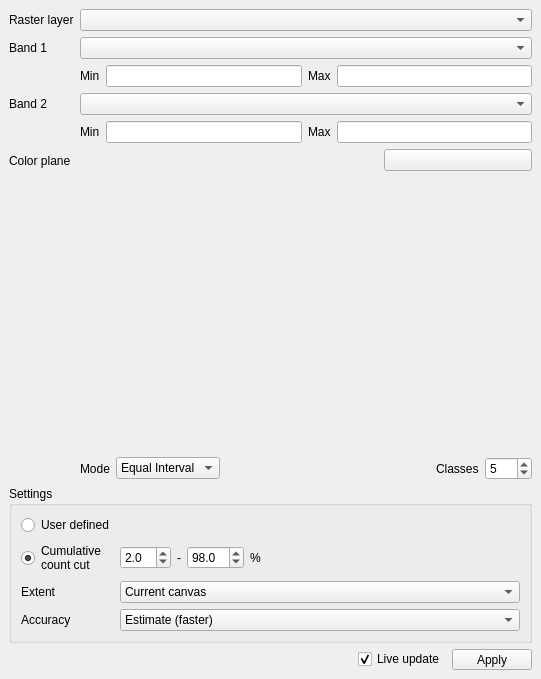
<?xml version="1.0" encoding="UTF-8"?>
<ui version="4.0">
 <class>MainWindow</class>
 <widget class="QMainWindow" name="MainWindow">
  <property name="geometry">
   <rect>
    <x>0</x>
    <y>0</y>
    <width>541</width>
    <height>661</height>
   </rect>
  </property>
  <property name="windowTitle">
   <string>Bivariate Color Raster Rendering</string>
  </property>
  <widget class="QWidget" name="centralwidget">
   <layout class="QVBoxLayout" name="verticalLayout" stretch="0,0,0,0">
    <item>
     <layout class="QFormLayout" name="formLayout">
      <item row="0" column="0">
       <widget class="QLabel" name="label_4">
        <property name="sizePolicy">
         <sizepolicy hsizetype="Fixed" vsizetype="Preferred">
          <horstretch>0</horstretch>
          <verstretch>0</verstretch>
         </sizepolicy>
        </property>
        <property name="text">
         <string>Raster layer</string>
        </property>
       </widget>
      </item>
      <item row="0" column="1">
       <widget class="QgsMapLayerComboBox" name="mLayer">
        <property name="currentIndex">
         <number>-1</number>
        </property>
        <property name="allowEmptyLayer">
         <bool>true</bool>
        </property>
       </widget>
      </item>
      <item row="1" column="0">
       <widget class="QLabel" name="label">
        <property name="text">
         <string>Band 1</string>
        </property>
       </widget>
      </item>
      <item row="1" column="1">
       <widget class="QgsRasterBandComboBox" name="mBand1"/>
      </item>
      <item row="3" column="0">
       <widget class="QLabel" name="label_2">
        <property name="text">
         <string>Band 2</string>
        </property>
       </widget>
      </item>
      <item row="3" column="1">
       <widget class="QgsRasterBandComboBox" name="mBand2"/>
      </item>
      <item row="5" column="0">
       <widget class="QLabel" name="label_3">
        <property name="text">
         <string>Color plane</string>
        </property>
       </widget>
      </item>
      <item row="5" column="1">
       <layout class="QGridLayout" name="gridLayout">
        <property name="spacing">
         <number>0</number>
        </property>
        <item row="0" column="2">
         <widget class="QgsColorButton" name="mColor2">
          <property name="maximumSize">
           <size>
            <width>24</width>
            <height>24</height>
           </size>
          </property>
          <property name="autoRaise">
           <bool>true</bool>
          </property>
          <property name="color">
           <color>
            <red>131</red>
            <green>0</green>
            <blue>80</blue>
           </color>
          </property>
          <property name="showMenu">
           <bool>false</bool>
          </property>
         </widget>
        </item>
        <item row="0" column="0">
         <widget class="QgsColorButton" name="mColor1">
          <property name="maximumSize">
           <size>
            <width>24</width>
            <height>24</height>
           </size>
          </property>
          <property name="autoRaise">
           <bool>true</bool>
          </property>
          <property name="color">
           <color>
            <red>1</red>
            <green>152</green>
            <blue>235</blue>
           </color>
          </property>
          <property name="showMenu">
           <bool>false</bool>
          </property>
         </widget>
        </item>
        <item row="2" column="1">
         <widget class="ColorPlanePlotWidget" name="mPlot" native="true">
          <property name="minimumSize">
           <size>
            <width>256</width>
            <height>256</height>
           </size>
          </property>
          <property name="maximumSize">
           <size>
            <width>16777215</width>
            <height>256</height>
           </size>
          </property>
          <property name="windowTitle">
           <string>Bivariate Color Raster Rendering</string>
          </property>
         </widget>
        </item>
        <item row="3" column="2">
         <widget class="QgsColorButton" name="mColor4">
          <property name="maximumSize">
           <size>
            <width>24</width>
            <height>24</height>
           </size>
          </property>
          <property name="autoRaise">
           <bool>true</bool>
          </property>
          <property name="color">
           <color>
            <red>254</red>
            <green>228</green>
            <blue>19</blue>
           </color>
          </property>
          <property name="showMenu">
           <bool>false</bool>
          </property>
         </widget>
        </item>
        <item row="3" column="0">
         <widget class="QgsColorButton" name="mColor3">
          <property name="maximumSize">
           <size>
            <width>24</width>
            <height>24</height>
           </size>
          </property>
          <property name="autoRaise">
           <bool>true</bool>
          </property>
          <property name="color">
           <color>
            <red>190</red>
            <green>190</green>
            <blue>191</blue>
           </color>
          </property>
          <property name="showMenu">
           <bool>false</bool>
          </property>
         </widget>
        </item>
        <item row="0" column="3">
         <widget class="QPushButton" name="mMenu">
          <property name="text">
           <string/>
          </property>
         </widget>
        </item>
       </layout>
      </item>
      <item row="6" column="1">
       <layout class="QHBoxLayout" name="horizontalLayout">
        <item>
         <widget class="QLabel" name="label_5">
          <property name="text">
           <string>Mode</string>
          </property>
         </widget>
        </item>
        <item>
         <widget class="QComboBox" name="mMode">
          <property name="currentIndex">
           <number>1</number>
          </property>
          <item>
           <property name="text">
            <string>Continuous</string>
           </property>
          </item>
          <item>
           <property name="text">
            <string>Equal Interval</string>
           </property>
          </item>
          <item>
           <property name="text">
            <string>Quantile</string>
           </property>
          </item>
         </widget>
        </item>
        <item>
         <spacer name="horizontalSpacer_2">
          <property name="orientation">
           <enum>Qt::Horizontal</enum>
          </property>
          <property name="sizeHint" stdset="0">
           <size>
            <width>40</width>
            <height>20</height>
           </size>
          </property>
         </spacer>
        </item>
        <item>
         <widget class="QLabel" name="label_6">
          <property name="text">
           <string>Classes</string>
          </property>
         </widget>
        </item>
        <item>
         <widget class="QgsSpinBox" name="mClasses">
          <property name="suffix">
           <string/>
          </property>
          <property name="minimum">
           <number>2</number>
          </property>
          <property name="maximum">
           <number>256</number>
          </property>
          <property name="value">
           <number>5</number>
          </property>
         </widget>
        </item>
       </layout>
      </item>
      <item row="2" column="1">
       <layout class="QHBoxLayout" name="horizontalLayout_3">
        <item>
         <widget class="QLabel" name="label_35">
          <property name="sizePolicy">
           <sizepolicy hsizetype="Fixed" vsizetype="Preferred">
            <horstretch>0</horstretch>
            <verstretch>0</verstretch>
           </sizepolicy>
          </property>
          <property name="text">
           <string>Min</string>
          </property>
         </widget>
        </item>
        <item>
         <widget class="QLineEdit" name="mMin1"/>
        </item>
        <item>
         <widget class="QLabel" name="label_36">
          <property name="sizePolicy">
           <sizepolicy hsizetype="Fixed" vsizetype="Preferred">
            <horstretch>0</horstretch>
            <verstretch>0</verstretch>
           </sizepolicy>
          </property>
          <property name="text">
           <string>Max</string>
          </property>
         </widget>
        </item>
        <item>
         <widget class="QLineEdit" name="mMax1"/>
        </item>
       </layout>
      </item>
      <item row="4" column="1">
       <layout class="QHBoxLayout" name="horizontalLayout_4">
        <item>
         <widget class="QLabel" name="label_37">
          <property name="sizePolicy">
           <sizepolicy hsizetype="Fixed" vsizetype="Preferred">
            <horstretch>0</horstretch>
            <verstretch>0</verstretch>
           </sizepolicy>
          </property>
          <property name="text">
           <string>Min</string>
          </property>
         </widget>
        </item>
        <item>
         <widget class="QLineEdit" name="mMin2"/>
        </item>
        <item>
         <widget class="QLabel" name="label_38">
          <property name="sizePolicy">
           <sizepolicy hsizetype="Fixed" vsizetype="Preferred">
            <horstretch>0</horstretch>
            <verstretch>0</verstretch>
           </sizepolicy>
          </property>
          <property name="text">
           <string>Max</string>
          </property>
         </widget>
        </item>
        <item>
         <widget class="QLineEdit" name="mMax2"/>
        </item>
       </layout>
      </item>
     </layout>
    </item>
    <item>
     <widget class="QgsCollapsibleGroupBox" name="mGroupBox_2">
      <property name="title">
       <string>Settings</string>
      </property>
      <layout class="QVBoxLayout" name="verticalLayout_4">
       <item>
        <layout class="QFormLayout" name="formLayout_3">
         <item row="2" column="0">
          <widget class="QLabel" name="label_12">
           <property name="text">
            <string>Extent</string>
           </property>
          </widget>
         </item>
         <item row="2" column="1">
          <widget class="QComboBox" name="mExtent">
           <property name="currentIndex">
            <number>1</number>
           </property>
           <item>
            <property name="text">
             <string>Whole raster</string>
            </property>
           </item>
           <item>
            <property name="text">
             <string>Current canvas</string>
            </property>
           </item>
          </widget>
         </item>
         <item row="3" column="0">
          <widget class="QLabel" name="label_13">
           <property name="text">
            <string>Accuracy</string>
           </property>
          </widget>
         </item>
         <item row="3" column="1">
          <widget class="QComboBox" name="mAccuracy">
           <item>
            <property name="text">
             <string>Estimate (faster)</string>
            </property>
           </item>
           <item>
            <property name="text">
             <string>Actual (slower)</string>
            </property>
           </item>
          </widget>
         </item>
         <item row="1" column="1">
          <layout class="QHBoxLayout" name="horizontalLayout_6">
           <item>
            <widget class="QgsDoubleSpinBox" name="mP1">
             <property name="sizePolicy">
              <sizepolicy hsizetype="Preferred" vsizetype="Fixed">
               <horstretch>0</horstretch>
               <verstretch>0</verstretch>
              </sizepolicy>
             </property>
             <property name="decimals">
              <number>1</number>
             </property>
             <property name="maximum">
              <double>50.000000000000000</double>
             </property>
             <property name="value">
              <double>2.000000000000000</double>
             </property>
            </widget>
           </item>
           <item>
            <widget class="QLabel" name="label_10">
             <property name="sizePolicy">
              <sizepolicy hsizetype="Fixed" vsizetype="Preferred">
               <horstretch>0</horstretch>
               <verstretch>0</verstretch>
              </sizepolicy>
             </property>
             <property name="text">
              <string>-</string>
             </property>
            </widget>
           </item>
           <item>
            <widget class="QgsDoubleSpinBox" name="mP2">
             <property name="sizePolicy">
              <sizepolicy hsizetype="Preferred" vsizetype="Fixed">
               <horstretch>0</horstretch>
               <verstretch>0</verstretch>
              </sizepolicy>
             </property>
             <property name="decimals">
              <number>1</number>
             </property>
             <property name="minimum">
              <double>51.000000000000000</double>
             </property>
             <property name="value">
              <double>98.000000000000000</double>
             </property>
             <property name="clearValue">
              <bool>false</bool>
             </property>
            </widget>
           </item>
           <item>
            <widget class="QLabel" name="label_11">
             <property name="sizePolicy">
              <sizepolicy hsizetype="Fixed" vsizetype="Preferred">
               <horstretch>0</horstretch>
               <verstretch>0</verstretch>
              </sizepolicy>
             </property>
             <property name="text">
              <string>%</string>
             </property>
            </widget>
           </item>
           <item>
            <spacer name="horizontalSpacer_3">
             <property name="orientation">
              <enum>Qt::Horizontal</enum>
             </property>
             <property name="sizeHint" stdset="0">
              <size>
               <width>80</width>
               <height>20</height>
              </size>
             </property>
            </spacer>
           </item>
          </layout>
         </item>
         <item row="1" column="0">
          <widget class="QRadioButton" name="mMinMaxPercentile">
           <property name="text">
            <string>Cumulative
count cut</string>
           </property>
           <property name="checked">
            <bool>true</bool>
           </property>
          </widget>
         </item>
         <item row="0" column="0">
          <widget class="QRadioButton" name="mMinMaxUser">
           <property name="text">
            <string>User defined</string>
           </property>
          </widget>
         </item>
        </layout>
       </item>
      </layout>
     </widget>
    </item>
    <item>
     <spacer name="verticalSpacer">
      <property name="orientation">
       <enum>Qt::Vertical</enum>
      </property>
      <property name="sizeHint" stdset="0">
       <size>
        <width>20</width>
        <height>1</height>
       </size>
      </property>
     </spacer>
    </item>
    <item>
     <layout class="QHBoxLayout" name="horizontalLayout_2">
      <item>
       <spacer name="horizontalSpacer">
        <property name="orientation">
         <enum>Qt::Horizontal</enum>
        </property>
        <property name="sizeHint" stdset="0">
         <size>
          <width>40</width>
          <height>20</height>
         </size>
        </property>
       </spacer>
      </item>
      <item>
       <widget class="QCheckBox" name="mLiveUpdate">
        <property name="toolTip">
         <string>Whether to auto-apply styling.</string>
        </property>
        <property name="text">
         <string>Live update</string>
        </property>
        <property name="checked">
         <bool>true</bool>
        </property>
       </widget>
      </item>
      <item>
       <widget class="QToolButton" name="mApply">
        <property name="sizePolicy">
         <sizepolicy hsizetype="Fixed" vsizetype="Fixed">
          <horstretch>0</horstretch>
          <verstretch>0</verstretch>
         </sizepolicy>
        </property>
        <property name="minimumSize">
         <size>
          <width>80</width>
          <height>0</height>
         </size>
        </property>
        <property name="toolTip">
         <string>Apply style.</string>
        </property>
        <property name="text">
         <string>Apply</string>
        </property>
       </widget>
      </item>
     </layout>
    </item>
   </layout>
  </widget>
 </widget>
 <customwidgets>
  <customwidget>
   <class>QgsCollapsibleGroupBox</class>
   <extends>QGroupBox</extends>
   <header>qgscollapsiblegroupbox.h</header>
   <container>1</container>
  </customwidget>
  <customwidget>
   <class>QgsColorButton</class>
   <extends>QToolButton</extends>
   <header>qgscolorbutton.h</header>
  </customwidget>
  <customwidget>
   <class>QgsDoubleSpinBox</class>
   <extends>QDoubleSpinBox</extends>
   <header>qgsdoublespinbox.h</header>
  </customwidget>
  <customwidget>
   <class>QgsMapLayerComboBox</class>
   <extends>QComboBox</extends>
   <header>qgsmaplayercombobox.h</header>
  </customwidget>
  <customwidget>
   <class>QgsRasterBandComboBox</class>
   <extends>QComboBox</extends>
   <header>qgsrasterbandcombobox.h</header>
  </customwidget>
  <customwidget>
   <class>QgsSpinBox</class>
   <extends>QSpinBox</extends>
   <header>qgsspinbox.h</header>
  </customwidget>
  <customwidget>
   <class>ColorPlanePlotWidget</class>
   <extends>QWidget</extends>
   <header>bivariatecolorrasterrendererapp.bivariatecolorrasterrendererdialog</header>
   <container>1</container>
  </customwidget>
 </customwidgets>
 <resources/>
 <connections/>
</ui>
